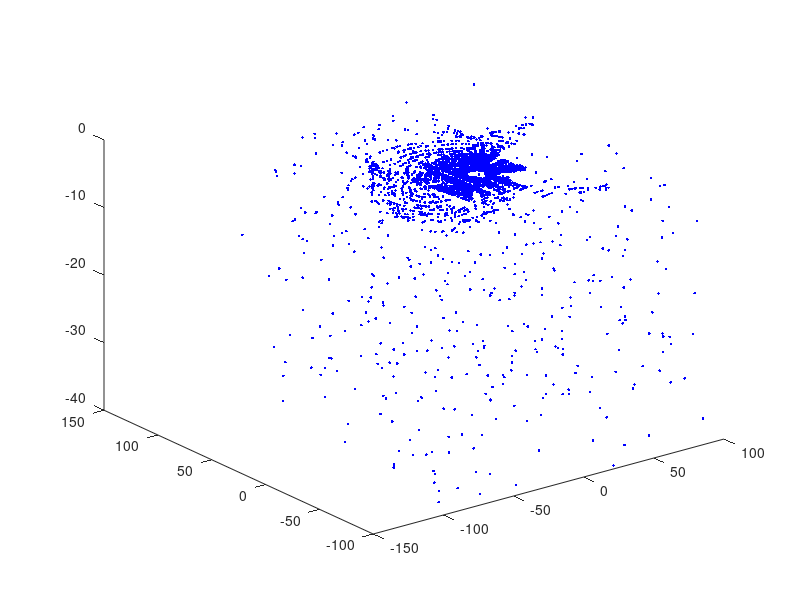

Recreate this plot in MATLAB. (Note: this script raises an error after producing the figure.)
clear;
clc;
load('data_points_plane.mat');

%% Q9 parameters
S = 3;
RANSAC_threshold = 2;
required_probability = 0.99;
outlier_percentage = 10;
inlier_fraction = (100 - outlier_percentage)/100;

%% Plot all the points
figure('name','Question 8','units','normalized','outerposition',[0 0 1 1]);
plot3(points(:,1),points(:,2),points(:,3),'.b');
hold on;
%% least square fit of all points
plane_whole = OLS_3d(points);%plane eq [a;b;c] z=ax+by+c
% plot the plane in red color
[x ,y] = meshgrid(min(points(:,1)):max(points(:,1)),min(points(:,2)):max(points(:,2)));
z = plane_whole(1)*x+plane_whole(2)*y+plane_whole(3);
red = zeros(size(x,1),size(x,2),3);
red(:,:,1) = 255 * ones(size(x,1),size(x,2));
surf(x,y,z,red);
hold on;

%% RANSAC then least square fit 
inliers = Ransac_3d( points,required_probability,inlier_fraction,S,RANSAC_threshold );
plane_inlier = OLS_3d(inliers);
% plot the plane in green color
z = plane_inlier(1)*x+plane_inlier(2)*y+plane_inlier(3);
green = zeros(size(x,1),size(x,2),3);
green(:,:,2) = 255 * ones(size(x,1),size(x,2));
surf(x,y,z,green);

%% Graph Labels and titles
shading interp;%interpolate the grids of plotted planes
legend({'points','Least Square using all points','Least Square using inliers'},'location','northwest');
xlabel('X');
ylabel('Y');
zlabel('Z')
title('(Q9) Least Square and RANSAC');
grid on;
hold off;
